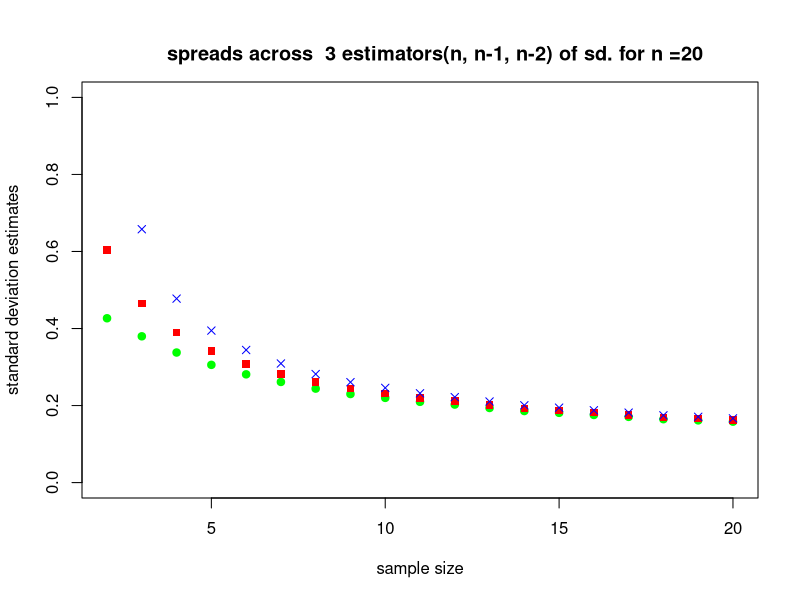
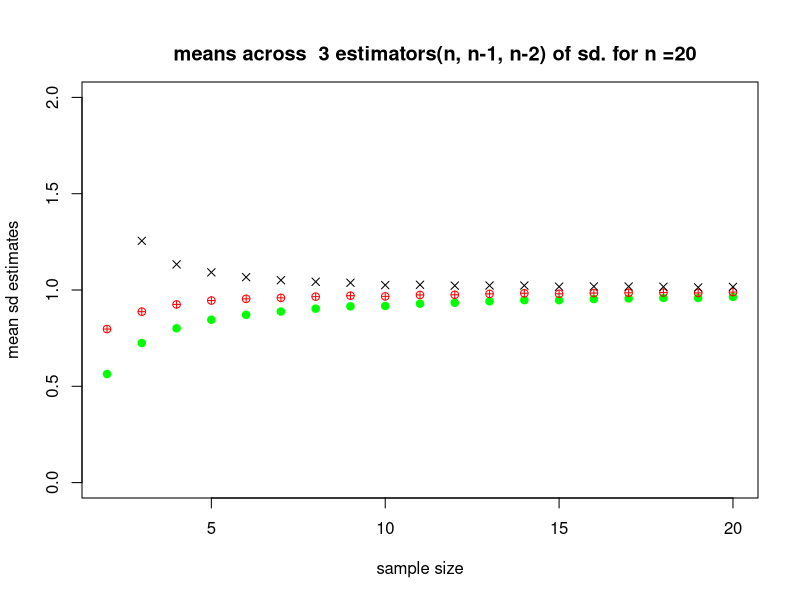
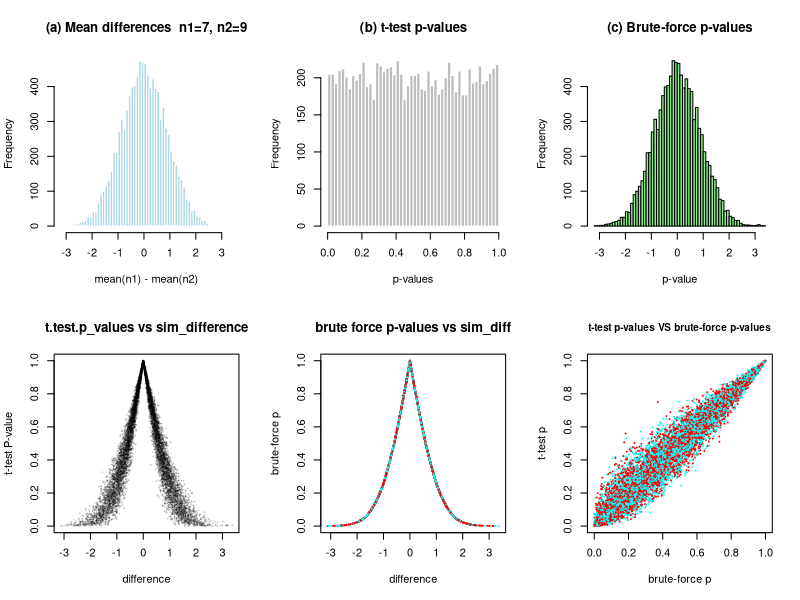
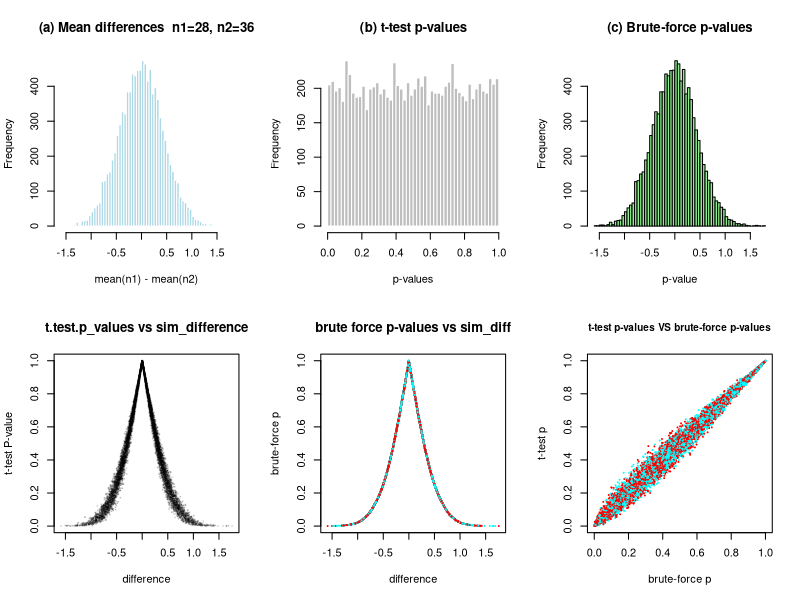

Here is the R script that generated these plots, in order:
## ---- chunk 1
knitr::opts_chunk$set(echo = TRUE)
## ---- chunk 2

#### Setting up looping numbers ####
################################
max.sample.size <- 20
n.sim <- 10000 # number of re-samplings we are going to run for each sample size

#### Setting up matrices to save data. 

sd.n <- matrix(0, nrow = n.sim , ncol =  max.sample.size) # table of data for sd with n
sd.ori <- matrix(0, nrow = n.sim, ncol = max.sample.size) # table of data for sd with n-1
sd.n2 <- matrix(0, nrow = n.sim, ncol = max.sample.size) # table of data for sd with n-2

# sqrt(  sum((x - mean(x))^2) / (n-1)    )  

x_sd_n <-  function( data){
  n = length( data)
  sqrt(  sum((data - mean(data))^2) / n )
}

x_sd_n2 <- function( data){
    n = length( data)
  sqrt(  sum((data - mean(data))^2) / (n-2) )
}

#### perform computations in a loop ####
########################################
for (sample.size in 2:max.sample.size) {
   for (i.sim in 1:n.sim) { # resample n.sim times. In each iteration:
    samp <- rnorm( sample.size , mean = 0 , sd = 1) 
    
    # first set of sd ( n)
    sd.n [ i.sim , sample.size] <-  x_sd_n(samp)
    
    #second set of sd ( n-1)
    
    sd.ori [ i.sim , sample.size] <- sd(samp)
    
    # third set of sd ( n-2)
    
    sd.n2 [i.sim , sample.size] <- x_sd_n2(samp)
  
   }
}
## ---- chunk 3

n <- 2:max.sample.size 

#apply( X = "DATAFRAME" , MARGIN = "2 -columns /. "1 - rows" , )

#mean and spread for sd.n
sd.n_mean <- apply(X = sd.n [, n], MARGIN =  2, FUN = mean) 
sd.n_spread <- apply( sd.n[ , n] , 2, sd )

#mean and spread for sd.ori ( n-1)

sd.ori_mean <- apply(sd.ori[, n], 2, mean)
sd.ori_spread <- apply(sd.ori[, n], 2, sd )

#mean and spread for sd.n2 ( n-2)

sd.n2_mean <- apply(sd.n2[, n], 2, mean)
sd.n2_spread <- apply(sd.n2[, n], 2, sd )


#summary table
# 
# dfr <- data.frame( n = n,
#                    sd.n_mean =sd.n_mean,
#                    sd.ori_mean = sd.ori_mean,
#                    sd.n2_mean = sd.n2_mean,
#                    
#                    sd.n_spread = sd.n_spread,
#                    sd.ori_spread = sd.ori_spread,
#                    sd.n2_spread = sd.n2_spread)

## ---- chunk 4

# spreads across the 3 estimators of sd. against n 

plot( n, sd.n2_spread, type ="n", ylim = c(0, 1) , main = "
      spreads across  3 estimators(n, n-1, n-2) of sd. for n =20 ",
      xlab = "sample size",
      ylab = "standard deviation estimates") 

points( n , sd.n_spread , pch = 19 , col= "green" )
points( n , sd.ori_spread , pch = 15, col = "red")
points( n , sd.n2_spread , pch = 4 , col ="blue")


#means across the 3 estimators of mean against n

plot( n, sd.n2_spread, type ="n" , ylim = c(0, 2) ,  main = "
      means across  3 estimators(n, n-1, n-2) of sd. for n =20 ",
      xlab = "sample size",
      ylab = "mean sd estimates") 

points( n , sd.n_mean , pch = 19 , col= "green" ) # n
points( n , sd.ori_mean , pch = 10, col = "red") # n-1
points( n , sd.n2_mean, pch = 4 , col ="black") #n-2






## ---- chunk 5

arb_mean <- 2
arb_var <- 3 ; arb_sd = sqrt(arb_var)
n1 <- 7
n2 <- 9
smpl_1 <- rnorm( n1, mean = arb_mean , sd = sqrt( arb_var))
smpl_2 <- rnorm( n2, mean = arb_mean , sd = sqrt(arb_var))

#Ho: mean of smpl_1 - smpl_2 = 0
#Ha:mean of smpl_1 - smpl_2 != 0

#mean difference of smpl_1 and smpl_2

mean.diff_smpl1_2 <- mean(smpl_1) - mean( smpl_2)

t.test( smpl_1 , smpl_2 , var.equal = TRUE) # since both sample were generated from 
#via rnorm with both mean and sd known.

# 	Two Sample t-test
# 
# data:  smpl_1 and smpl_2
# t = 1.7874, df = 14, p-value = 0.09554
# alternative hypothesis: true difference in means is not equal to 0
# 95 percent confidence interval:
#  -0.2823871  3.1066603
# sample estimates:
# mean of x mean of y 
#  2.754624  1.342488 

p_value = t.test( smpl_1 , smpl_2 , var.equal = TRUE)$p.value
p_value

#evidence is consistent with the Ho. hypothesis as p.value (0.09553928) > 0.05

## ---- chunk 6

rsmpl <- function( n1, n2, n.sim = 10000, mu = 2, sd = sqrt(3) ) {
  
  #### Step 1: create a matrix containing the resamplings (10,000 rows for the simulations and 12 columns for the resamplings).
  ## Step 1: the resampling matrix — n.sim rows x (n1 + n2) columns.
  simulation_matrix <- matrix( rnorm(n.sim * (n1 + n2), mean = mu, sd = sd), nrow = n.sim, ncol = n1 + n2) 


 #### Step 2: define a function that will calculate the difference between the means of sample 1 and sample 2 in our representation of the data such as:
 mean.diff <- function(x) mean(x[1:n1])-mean(x[(n1+1):(n1+n2)])

# Step 3: calculate the difference in the means for all rows of your matrix. Save it in an object called #sim.diff.

sim.diff <- apply(simulation_matrix, 1, mean.diff)

t.test_p_values <- apply(simulation_matrix, 1, function(x) t.test(x[1:n1], x[(n1 + 1):(n1 + n2)])$p.value)


#### Step 4: calculate the brute force p-value by taking the rank of the negative absolute value of sim.diff divided by the length of sim.diff. Save this in a vector called sim.p.rk

sim.p.rk <- rank( -abs(sim.diff) ) / length(sim.diff)

list( n1 =n1 , n2 =n2 , sim.diff = sim.diff , sim.p.rk = sim.p.rk , t.test_p_values = t.test_p_values)
}


## ---- chunk 7
plt <-  function( mtrix ){
  par(mfrow = c(2, 3))
  
  #lab <- paste0("(n1=", mtrix$n1, ", n2=", mtrix$n2, ")") # sample sizes

# 
# hist(mtrix$sim.diff, breaks = 50, main = paste("a. Differences of means", lab), xlab =
# "mean1 - mean2")
# 
# hist(mtrix$t.test_p_values, breaks = 20, main = paste("b. t-test p-values", lab), xlab = "p-value")
# 
# hist(mtrix$sim.p.rk, breaks = 20, main = paste("c. Brute-force p-values", lab), xlab =
# "p-value") 
# 
# plot(mtrix$sim.diff, mtrix$t.test_p_values, pch = ".", main = "d. t-test p vs difference", xlab =
# "difference", ylab = "t-test p")
# 
# plot(mtrix$sim.diff, mtrix$sim.p.rk, pch = ".", main = "e. Brute-force p vs difference", xlab =
# "difference", ylab = "brute-force p")
# 
# plot(mtrix$sim.p.rk, mtrix$t.test_p_values, pch = ".", main = "f. t-test p vs brute-force p", xlab =
# "brute-force p", ylab = "t-test p")
# 
# abline(0, 1, col = "red") 


   # (a) distribution of differences
    hist(mtrix$sim.diff, breaks = 50, col = "lightblue", border = "white",
         main = paste0("(a) Mean differences  n1=", n1, ", n2=", n2),
         xlab = "mean(n1) - mean(n2)")


 # (b) distribution of t-test p-values
    hist(mtrix$t.test_p_values, breaks = 50, col = "grey", border = "white",
         main = "(b) t-test p-values", xlab = "p-values")

    # (c) distribution of brute-force p-values
    hist(mtrix$sim.diff, breaks = 50, col = "lightgreen",
         main = "(c) Brute-force p-values", xlab = "p-value")

    # (d) t test.p values vs mean difference
    plot(  mtrix$sim.diff,mtrix$t.test_p_values, pch = 20, cex = 0.3, col = rgb(0, 0, 0, 0.15),
         main = "t.test.p_values vs sim_difference", xlab = "difference", ylab = "t-test P-value")

    # (e) brute-force p vs mean difference
    plot(mtrix$sim.diff, mtrix$sim.p.rk, pch = 20, cex = 0.3, col = rainbow(2),
         main = "brute force p-values vs sim_diff", xlab = "difference", ylab = "brute-force p")

    # (f) t.test_p-values vs brute-force p-values
    plot( mtrix$t.test_p_values, mtrix$sim.p.rk , pch = 20, cex = 0.1, col = rainbow(2),
          cex.main =.9,
         main = "t-test p-values VS brute-force p-values", xlab = "brute-force p", 
         ylab = "t-test p")

  
  
  
  par(mfrow = c(1, 1))
}
## ---- chunk 8

n1 <-  7; n2 <- 9
small_samp <- rsmpl( n1, n2)

par(mfrow = c(2, 3))

    # (a) distribution of differences
    hist(small_samp$sim.diff, breaks = 50, col = "lightblue", border = "white",
         main = paste0("(a) Mean differences  n1=", n1, ", n2=", n2),
         xlab = "mean(n1) - mean(n2)")


 # (b) distribution of t-test p-values
    hist(small_samp$t.test_p_values, breaks = 50, col = "grey", border = "white",
         main = "(b) t-test p-values", xlab = "p-values")

    # (c) distribution of brute-force p-values
    hist(small_samp$sim.diff, breaks = 50, col = "lightgreen",
         main = "(c) Brute-force p-values", xlab = "p-value")

    # (d) t test.p values vs mean difference
    plot(  small_samp$sim.diff,small_samp$t.test_p_values, pch = 20, cex = 0.3, col = rgb(0, 0, 0, 0.15),
         main = "t.test.p_values vs sim_difference", xlab = "difference", ylab = "t-test P-value")

    # (e) brute-force p vs mean difference
    plot(small_samp$sim.diff, small_samp$sim.p.rk, pch = 20, cex = 0.3, col = rainbow(2),
         main = "brute force p-values vs sim_diff", xlab = "difference", ylab = "brute-force p")

    # (f) t.test_p-values vs brute-force p-values
    plot( small_samp$t.test_p_values, small_samp$sim.p.rk , pch = 20, cex = 0.1, col = rainbow(2),
          cex.main =.9,
         main = "t-test p-values VS brute-force p-values", xlab = "brute-force p", 
         ylab = "t-test p")


## ---- chunk 9
n1 <-28 ; n2 <- 36

large_samp <- rsmpl( n1 , n2)

plt(large_samp)
